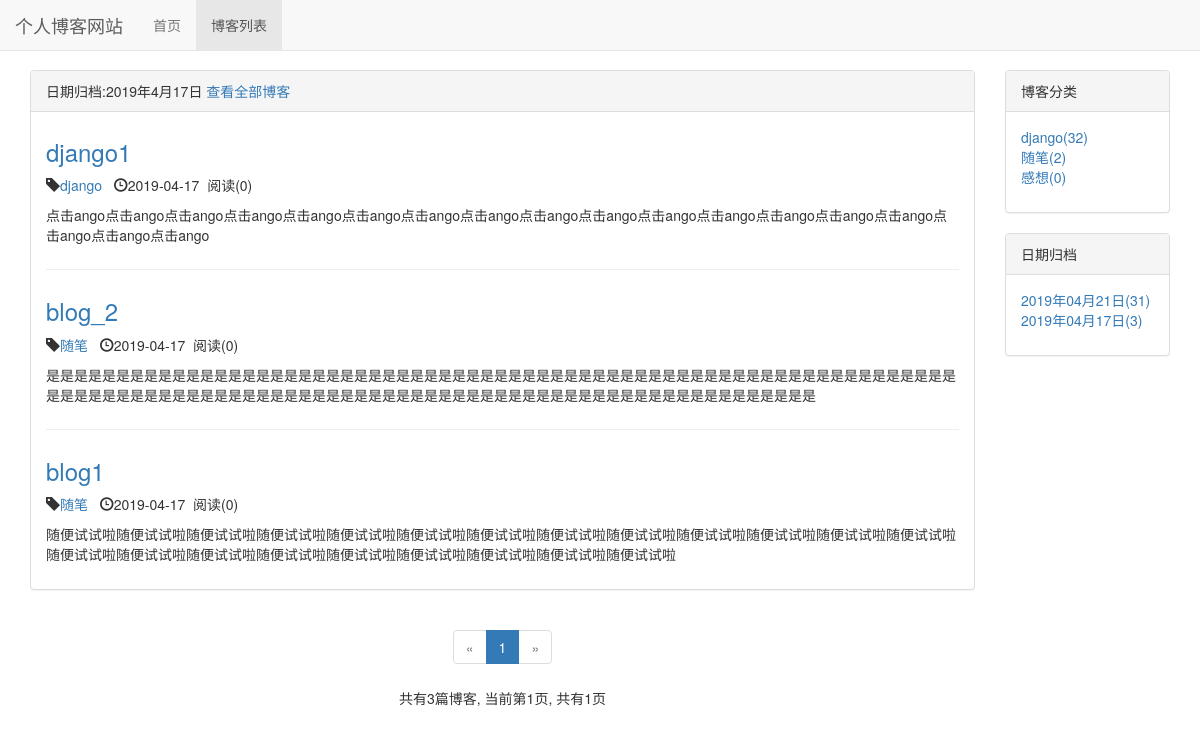
The app's page /blog/date/2019/4/17 with its own data.
### blog/models.py (models this page shows, shortened)
class Blog(models.Model,ReadNumExtendMethod):
    title = models.CharField(max_length=32)
    blog_type = models.ForeignKey(BlogType, on_delete=models.DO_NOTHING)
    content = RichTextUploadingField()
    author = models.ForeignKey(User, on_delete=models.DO_NOTHING)
    created_time = models.DateTimeField(auto_now_add=True)
    last_update_time = models.DateTimeField(auto_now=True)
    class Meta:
        ordering=['-created_time']

class BlogType(models.Model):
    title = models.CharField(max_length=32)
    def __str__(self):
        return self.title

### blog/views.py (the view)
# urls.py: path("date/<int:year>/<int:month>/<int:day>",views.blogs_with_date,name="blogs_with_date"),
def blogs_with_date(request, year, month, day):
    blogs_all_list = Blog.objects.filter(created_time__year=year, created_time__month=month, created_time__day=day)
    context = get_blog_list_common_data(request, blogs_all_list)
    context["blogs_with_date"] = "%s年%s月%s日" % (year, month, day)
    return render(request, "blog/blogs_with_date.html", context)

### read_statistics/models.py (called while the page is built)
    def get_read_num(self):
        ct = ContentType.objects.get_for_model(self)
        try:
            readnum = ReadNum.objects.get(content_type=ct, object_id=self.pk)
            return readnum.read_num
        except exceptions.ObjectDoesNotExist:
            return 0

### blog/templates/blog/blogs_with_date.html (shortened to what this page needs)
{% extends 'blog/blog_list.html' %}
{% block blog_list_title %}
日期归档:{{ blogs_with_date }}<a href="{% url 'blog_list' %}"> 查看全部博客</a>
{% endblock %}

### blog/templates/blog/blog_list.html (shortened to what this page needs)
{% extends 'base.html' %}
{% load staticfiles %}
{% block css %}
<link rel="stylesheet" href="{% static 'css/blog/blog.css' %}">
{% endblock %}
{% block nav_blog_active %}active{% endblock %}
{% block content %}
    <div class="container">
        <div class="row">
            <div class="col-xs-12 col-sm-8 col-md-9 col-lg-10">
                <div class="panel panel-default">
                    <div class="panel-heading">
                        {% block blog_list_title %}{% endblock %}
                    </div>
                    <div class="panel-body">
                        {% for blog in page_of_blogs.object_list  %}
                        <div class="blog">
                            <a href="{% url 'blog_detail' blog_pk=blog.pk %}">
                                <h3>{{ blog.title }}</h3>
                            </a>
                            <p class="blog-info">
                                <span class="glyphicon glyphicon-tag" aria-hidden="true"></span><a href="{% url 'blogs_with_type' blog.blog_type.pk %}">{{ blog.blog_type }}</a>&nbsp;&nbsp;
                                <span class="glyphicon glyphicon-time" aria-hidden="true"></span>{{ blog.created_time|date:'Y-m-d' }}&nbsp;&nbsp;阅读({{ blog.get_read_num }})
                            </p>
                            <p>{{ blog.content|safe|truncatechars:120 }}</p>
                        </div>
                            {% empty %}
                        <div class="blog">
                            <h3>暂无博客，敬请期待</h3>
                        </div>
                    {% endfor %}
                    </div>
                </div>
                <div class="paginator">
                    <ul class="pagination">
                        {% if page_of_blogs.has_previous %}
                            <li>
                                <a href="?page={{ page_of_blogs.previous_page_number }}" aria-label="Previous">
                                    <span aria-hidden="true">&laquo;</span>
                                </a>
                            </li>
                        {% else %}
                            <li class="disabled">
                                <span aria-hidden="true">&laquo;</span>
                            </li>
                        {% endif %}
                        {% for page_num in page_range %}
                            {% if page_num == page_of_blogs.number %}
                            <li class="active"><span>{{ page_num }}</span></li>
                            {% else %}
                                {% if page_num == '...' %}
                                    <li class="disabled"><span>{{ page_num }}</span></li>
                                {% else %}
                                    <li><a href="?page={{ page_num }}">{{ page_num }}</a></li>
                                {% endif %}
                            {% endif %}
                        {% endfor %}
                        {% if page_of_blogs.has_next %}
                            <li>
                                <a href="?page={{ page_of_blogs.next_page_number }}" aria-label="Previous">
                                    <span aria-hidden="true">&raquo;</span>
                                </a>
                            </li>
                        {% else %}
                            <li class="disabled">
                                <span aria-hidden="true">&raquo;</span>
                            </li>
                        {% endif %}
                    </ul>
                    <p>
                        共有{{ page_of_blogs.paginator.count }}篇博客,
                        当前第{{ page_of_blogs.number }}页,
                        共有{{ page_of_blogs.paginator.num_pages }}页
                    </p>
                </div>
            </div>
            <div class=" hidden-xs col-sm-4 col-md-3 col-lg-2">
                <div class="panel panel-default">
                    <div class="panel-heading">博客分类</div>
                    <div class="panel-body">
                        <ul class="type_list">
                            {% for blog_type in blog_types %}
                                <li>
                                    <a href="{% url 'blogs_with_type' blog_type.pk %}">
                                        {{ blog_type.title }}({{blog_type.blog_set.all|length}})
                                    </a>
                                </li>
                            {% empty %}
                                <li>暂无分类</li>
                            {% endfor %}
                        </ul>
                    </div>
                </div>
                <div class="panel panel-default">
                    <div class="panel-heading">日期归档</div>
                    <div class="panel-body">
                        <ul class="date_list">
                            {% for blog_date, blog_count in blog_dates.items %}
                                <li>
                                    <a href="{% url 'blogs_with_date' blog_date.year blog_date.month blog_date.day %}">
                                        {{ blog_date|date:'Y年m月d日' }}({{ blog_count }})
                                    </a>
                                </li>
                            {% empty %}
                                <li>暂无相关</li>
                            {% endfor %}
                        </ul>
                    </div>
                </div>
            </div>
        </div>
    </div>
{% endblock %}

### static/css/base.css (style rules this page uses)
* { margin:0; padding:0; }
body { margin-top:70px!important; }

### blog/static/css/blog/blog.css (style rules this page uses)
.type_list,.date_list { list-style: none; }
div.blog h3 { margin-top: 0.5em; }
div.blog:not(:last-child) { margin-bottom: 2em; border-bottom: 1px solid #eee; padding-bottom: 1em; }
div.paginator { text-align:center; }

### records on screen
Blog: title "django1", blog_type "django", created_time "2019-04-17", get_read_num "0", content "点击ango点击ango点击ango点击ango点击ango点击ango点击ango点击ango点击ango点击ango点击ango点击ango点击ango点击ango点击ango点击ango点击ango点击ango"
Blog: title "blog_2", blog_type "随笔", created_time "2019-04-17", get_read_num "0", content "是是是是是是是是是是是是是是是是是是是是是是是是是是是是是是是是是是是是是是是是是是是是是是是是是是是是是是是是是是是是是是是是是是是是是是是是是是是是是是是是是是是是是是是是是是是是是是是是是是是是是是是是是是是是是是是是是是是是是是是是"
Blog: title "blog1", blog_type "随笔", created_time "2019-04-17", get_read_num "0", content "随便试试啦随便试试啦随便试试啦随便试试啦随便试试啦随便试试啦随便试试啦随便试试啦随便试试啦随便试试啦随便试试啦随便试试啦随便试试啦随便试试啦随便试试啦随便试试啦随便试试啦随便试试啦随便试试啦随便试试啦随便试试啦随便试试啦"
BlogType: title "django", blog_set.all|length "32"
BlogType: title "随笔", blog_set.all|length "2"
BlogType: title "感想", blog_set.all|length "0"

### other values on screen
{{ blogs_with_date }} "2019年4月17日"
{{ page_num }} "1"
{{ page_of_blogs.paginator.count }} "3"
{{ page_of_blogs.number }} "1"
{{ page_of_blogs.paginator.num_pages }} "1"
{{ blog_date|date:'Y年m月d日' }} "2019年04月21日" "2019年04月17日"
{{ blog_count }} "31" "3"
